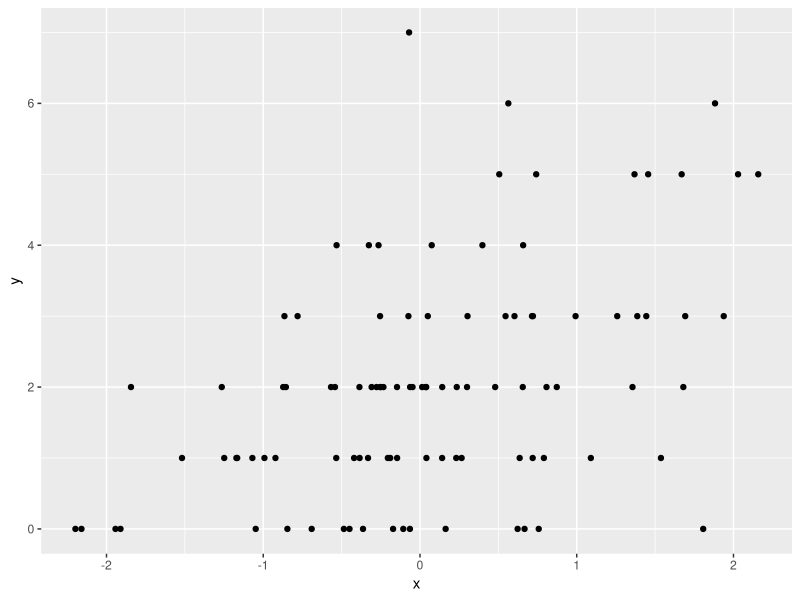
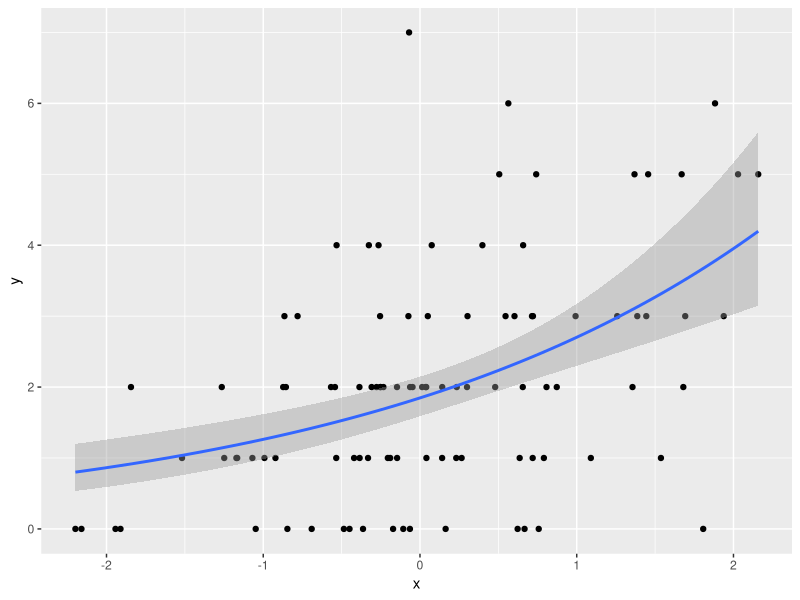
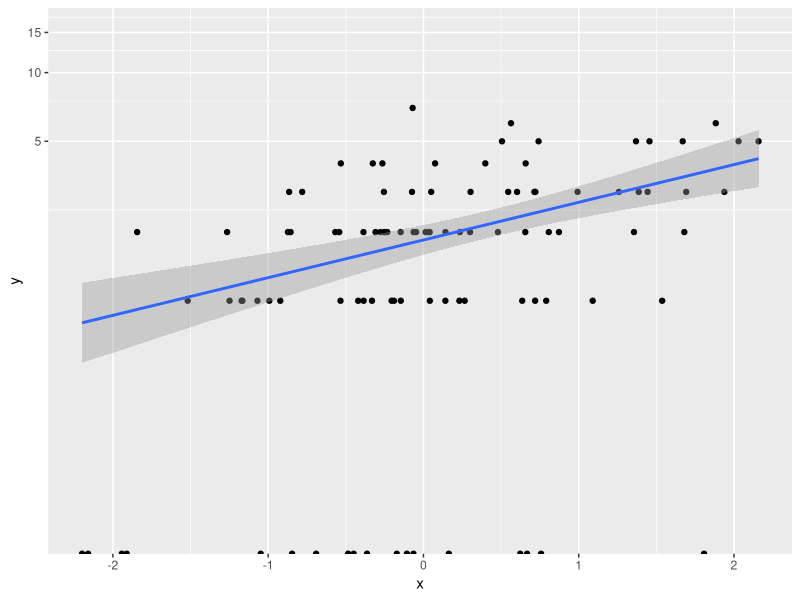
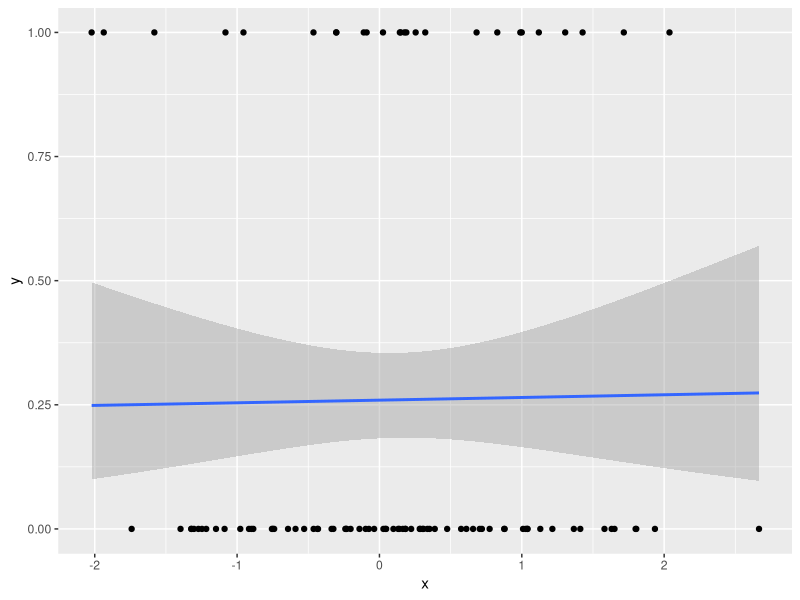
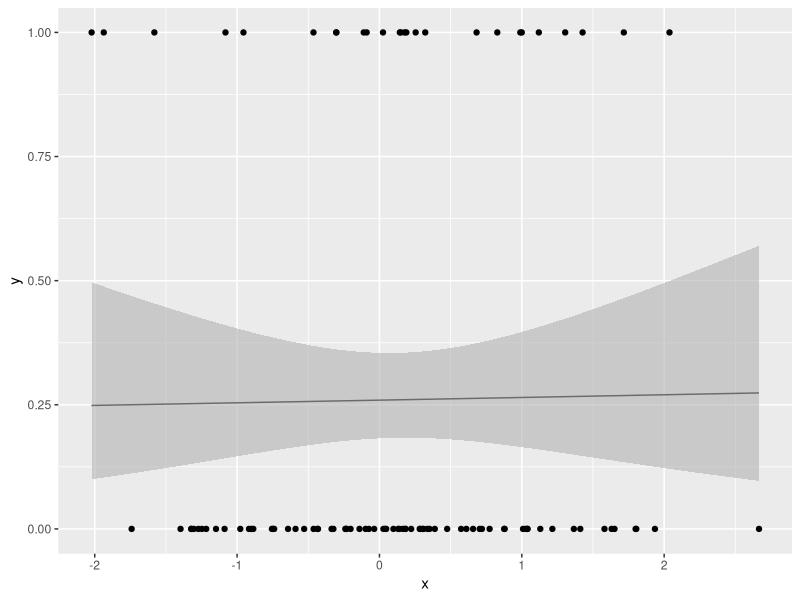

Write the R code that produced these figures, in order.
## ---- chunk 1
knitr::opts_chunk$set(
  collapse = FALSE,
  fig.path = "img/gesa-confidence-intervals/"
)
## ---- chunk 2
# generate poisson-distributed data
x <- rnorm(100)
y <- rpois(100, exp(0.6 + 0.4 * x))
dat <- data.frame(x, y)

## ---- chunk 3
library(ggplot2)

ggplot(dat, aes(x, y)) +
  geom_point() 
## ---- chunk 4
ggplot(dat, aes(x, y)) +
  geom_point() +
  geom_smooth(method = "glm", method.args = list(family = "poisson"), se = T)
## ---- chunk 5
ggplot(dat, aes(x, y)) +
  geom_point() +
  geom_smooth(method = "glm", method.args = list(family = "poisson")) +
  # scale_y_log10() + # doesn't work
  coord_trans(y = "log10", limy = c(0.1, 15)) # one option

## ---- chunk 6
x <- rnorm(100)
y <- rbinom(100, 0:1, 0.5)
dat <- data.frame(x, y)
## ---- chunk 7
binomial_smooth <- function(...) {
  geom_smooth(method = "glm", method.args = list(family = "binomial"), ...)
}

ggplot(dat, aes(x, y)) +
  geom_point() +
  #geom_smooth(method = "glm", method.args = list(family = "binomial"), se = T) +
  binomial_smooth()
## ---- chunk 8
mod <- glm(y ~ x, data = dat, family = "binomial")

logit_inv <- function(a) 1 / (1 + exp(-a))

new_x <- seq(min(x), max(x), length.out = 100)
y_mean_raw <- predict(mod, newdata = data.frame(x = new_x))
y_se_raw <- predict(mod, newdata = data.frame(x = new_x), se.fit = TRUE)$se

y_pred <- logit_inv(y_mean_raw)
y_low <- logit_inv(y_mean_raw - 1.96 * y_se_raw)
y_upp <- logit_inv(y_mean_raw + 1.96 * y_se_raw)

data_pred <- data.frame(new_x, y_pred, y_low, y_upp)

ggplot(dat) +
  geom_point(aes(x, y)) +
  geom_line(data = data_pred, aes(new_x, y_pred), inherit.aes = F) +
  geom_ribbon(data = data_pred, aes(x = new_x, ymin = y_low, ymax = y_upp),
              fill = "grey70", alpha = 0.6, inherit.aes = F)
